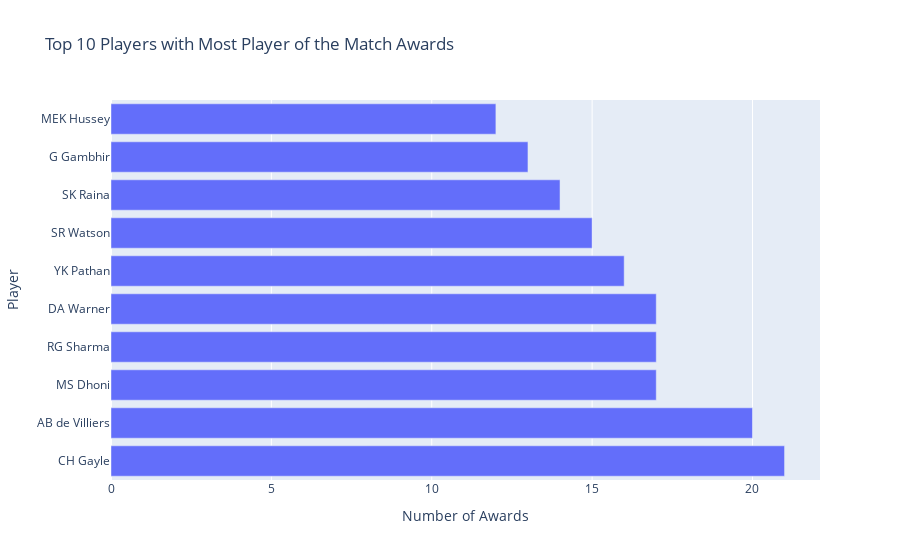

The notebook cell saved with this chart:
### Code cell
print("\nPlayer of the match analysis")
player_of_match_counts = df[df['player_of_match'] != 'Not Awarded']['player_of_match'].value_counts().head(10)
fig6 = px.bar(x=player_of_match_counts.values, y=player_of_match_counts.index, orientation='h',
              title='Top 10 Players with Most Player of the Match Awards',
              labels={'x': 'Number of Awards', 'y': 'Player'})
fig6.update_xaxes(title_text="Number of Awards")
fig6.update_yaxes(title_text="Player")
fig6.show()

### Figure 1 — Plotly figure (JSON) as saved in the notebook; plotly's stock layout.template omitted (floating-point values rounded to 4 significant figures)
{"data": [{"hovertemplate": "Number of Awards=%{x}<br>Player=%{y}<extra></extra>", "legendgroup": "", "marker": {"color": "#636efa", "pattern": {"shape": ""}}, "name": "", "orientation": "h", "showlegend": false, "textposition": "auto", "type": "bar", "x": [21, 20, 17, 17, 17, 16, 15, 14, 13, 12], "xaxis": "x", "y": ["CH Gayle", "AB de Villiers", "MS Dhoni", "RG Sharma", "DA Warner", "YK Pathan", "SR Watson", "SK Raina", "G Gambhir", "MEK Hussey"], "yaxis": "y"}], "layout": {"barmode": "relative", "legend": {"tracegroupgap": 0}, "title": {"text": "Top 10 Players with Most Player of the Match Awards"}, "xaxis": {"anchor": "y", "domain": [0, 1], "title": {"text": "Number of Awards"}}, "yaxis": {"anchor": "x", "domain": [0, 1], "title": {"text": "Player"}}}}
